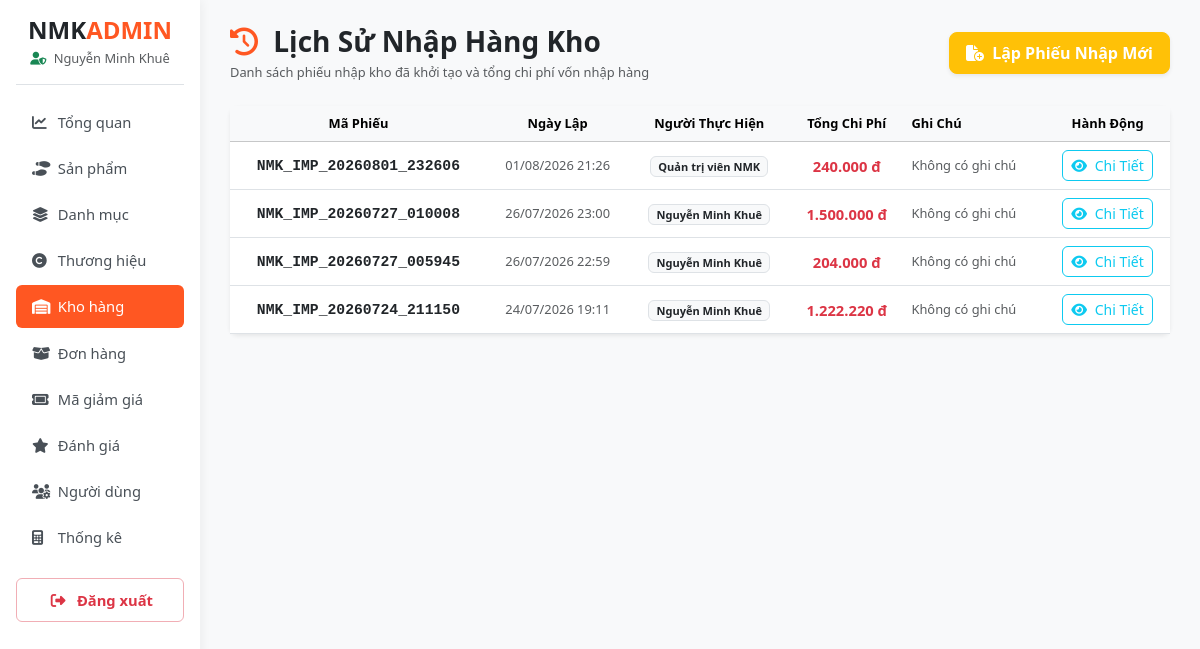
The app's page /admin/modules/kho-hang/lich-su-nhap.php (signed in) with its own data.
### tables this page shows
CREATE TABLE `import_orders` (
  `id` int(11) NOT NULL,
  `user_id` int(11) DEFAULT NULL,
  `import_code` varchar(50) NOT NULL,
  `total_cost` decimal(12,2) NOT NULL DEFAULT 0.00,
  `note` text DEFAULT NULL,
  `created_at` timestamp NOT NULL DEFAULT current_timestamp()
);

CREATE TABLE `users` (
  `id` int(11) NOT NULL,
  `username` varchar(50) NOT NULL,
  `password` varchar(255) NOT NULL,
  `fullname` varchar(100) NOT NULL,
  `email` varchar(100) NOT NULL,
  `phone` varchar(15) DEFAULT NULL,
  `address` text DEFAULT NULL,
  `role` enum('admin','staff','customer') DEFAULT 'customer',
  `status` tinyint(1) NOT NULL DEFAULT 1,
  `created_at` timestamp NOT NULL DEFAULT current_timestamp(),
  `updated_at` timestamp NOT NULL DEFAULT current_timestamp() ON UPDATE current_timestamp()
);

### config.php (called while the page is built, shortened)
<?php
function format_money($amount) {
    return number_format((float)$amount, 0, ',', '.') . ' đ';
}
function sanitize($data) {
    return htmlspecialchars(trim((string)$data), ENT_QUOTES, 'UTF-8');
}

### admin/modules/kho-hang/lich-su-nhap.php (the view, shortened to what this page needs)
<?php
require_once __DIR__ . '/../../../config.php';
require_once __DIR__ . '/../../includes/header.php';
require_once __DIR__ . '/../../includes/sidebar.php';
$sql = "SELECT io.*, u.fullname AS staff_name
        FROM import_orders io
        LEFT JOIN users u ON io.user_id = u.id
        ORDER BY io.id DESC";
$imports = $pdo->query($sql)->fetchAll();
?>
<div class="d-flex justify-content-between align-items-center mb-4">
    <div>
        <h3 class="fw-bold m-0 text-dark">
            <i class="fa-solid fa-clock-rotate-left brand-orange me-2"></i> Lịch Sử Nhập Hàng Kho
        </h3>
        <p class="text-muted small m-0 mt-1">Danh sách phiếu nhập kho đã khởi tạo và tổng chi phí vốn nhập hàng</p>
    </div>
    <a href="<?= BASE_URL ?>admin/modules/kho-hang/lap-phieu-nhap.php" class="btn btn-warning text-white fw-bold px-3 py-2 rounded-3 shadow-sm">
        <i class="fa-solid fa-file-circle-plus me-1"></i> Lập Phiếu Nhập Mới
    </a>
</div>
<div class="card border-0 shadow-sm rounded-3 bg-white">
    <div class="card-body p-0">
        <?php if (empty($imports)): ?>
            <div class="p-5 text-center text-muted">
                <i class="fa-solid fa-receipt fs-1 mb-2 d-block"></i>
                Chưa có phiếu nhập hàng nào được tạo.
            </div>
        <?php else: ?>
            <div class="table-responsive">
                <table class="table table-hover align-middle mb-0 text-center">
                    <thead class="table-light text-secondary small fw-bold">
                        <tr>
                            <th>Mã Phiếu</th>
                            <th>Ngày Lập</th>
                            <th>Người Thực Hiện</th>
                            <th>Tổng Chi Phí</th>
                            <th class="text-start">Ghi Chú</th>
                            <th>Hành Động</th>
                        </tr>
                    </thead>
                    <tbody>
                        <?php foreach ($imports as $row): ?>
                            <tr>
                                <td class="fw-bold font-monospace text-dark"><?= sanitize($row['import_code']) ?></td>
                                <td class="small text-muted"><?= date('d/m/Y H:i', strtotime($row['created_at'])) ?></td>
                                <td><span class="badge bg-light text-dark border"><?= sanitize($row['staff_name'] ?? 'Admin') ?></span></td>
                                <td class="fw-bold text-danger"><?= format_money($row['total_cost']) ?></td>
                                <td class="text-start small text-muted"><?= !empty($row['note']) ? sanitize($row['note']) : 'Không có ghi chú' ?></td>
                                <td>
                                    <button class="btn btn-sm btn-outline-info rounded-2 px-2 py-1 btn-view-detail"
                                            data-id="<?= $row['id'] ?>"
                                            data-code="<?= sanitize($row['import_code']) ?>">
                                        <i class="fa-solid fa-eye me-1"></i> Chi Tiết
                                    </button>
                                </td>
                            </tr>
                        <?php endforeach; ?>
                    </tbody>
                </table>
            </div>
        <?php endif; ?>
    </div>
</div>
<?php require_once __DIR__ . '/../../includes/footer.php'; ?>

### assets/css/style.css (style rules this page uses)
body.admin-body { background-color: #f8f9fa; font-family: 'Segoe UI', Roboto, Helvetica, Arial, sans-serif; font-size: 0.92rem; }
.brand-orange { color: #ff5722; }

### records on screen
import_orders: import_code "NMK_IMP_20260801_232606", created_at "01/08/2026 21:26", user.fullname "Quản trị viên NMK", total_cost "240.000 đ", note "Không có ghi chú"
import_orders: import_code "NMK_IMP_20260727_010008", created_at "26/07/2026 23:00", user.fullname "Nguyễn Minh Khuê", total_cost "1.500.000 đ", note "Không có ghi chú"
import_orders: import_code "NMK_IMP_20260727_005945", created_at "26/07/2026 22:59", user.fullname "Nguyễn Minh Khuê", total_cost "204.000 đ", note "Không có ghi chú"
import_orders: import_code "NMK_IMP_20260724_211150", created_at "24/07/2026 19:11", user.fullname "Nguyễn Minh Khuê", total_cost "1.222.220 đ", note "Không có ghi chú"

### other values on screen
$_SESSION['user']['fullname'] "Nguyễn Minh Khuê"
